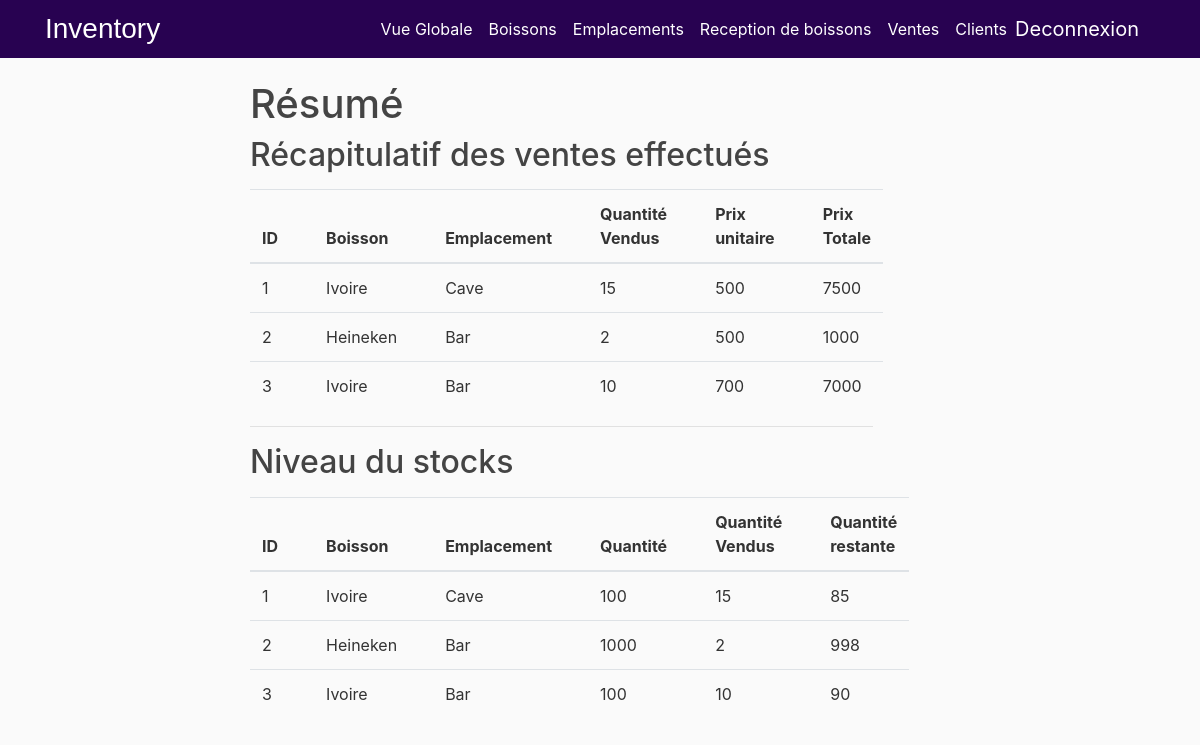
The page /Overview (signed in) on the database its author committed.
### flaskinventory/models.py (models this page shows, shortened)
class Sell(db.Model):
    db.__tablename__ = 'sell'
    id = db.Column(db.Integer, primary_key=True, nullable=False)
    qty = db.Column(db.Integer, nullable=False)
    person_id = db.Column(db.Integer, db.ForeignKey('person.id'))
    person = relationship('Person', back_populates="sells")
    stock_id = db.Column(db.Integer, db.ForeignKey('stock.id'))
    stocks = relationship('Stock', back_populates="sells")
    credit = db.Column(db.Boolean, nullable=False)
    date = db.Column(db.DateTime, default=datetime.utcnow)
    def __repr__(self):
        return f"Sell('{self.id}','{self.stocks.product.prod_name}','{self.stocks.location.loc_name}','{self.qty}')"

class Product(db.Model):
    db.__tablename__ = 'product'
    id = db.Column(db.Integer, primary_key=True)
    prod_name = db.Column(db.String(20), unique=True, nullable=False)
    stocks = relationship("Stock", back_populates="product")

class Location(db.Model):
    db.__tablename__ = 'location'
    id = db.Column(db.Integer, primary_key=True)
    loc_name = db.Column(db.String(20), unique=True, nullable=False)
    stocks = relationship("Stock", back_populates="location")

class Stock(db.Model):
    db.__tablename__ = 'stock'
    id = db.Column(db.Integer, primary_key=True)
    product_id = db.Column(db.Integer, db.ForeignKey('product.id'))
    product = relationship('Product', back_populates="stocks")
    loc_id = db.Column(db.Integer, db.ForeignKey('location.id'))
    location = relationship('Location', back_populates="stocks")
    sells = relationship('Sell', back_populates="stocks")
    price = db.Column(db.Integer, nullable=False)
    prod_qty = db.Column(db.Integer, nullable=False)
    created_at = db.Column(db.DateTime, default=datetime.utcnow)

### flaskinventory/routes.py (the view)
@app.route("/Overview")
@login_required
def overview():
    main_exist = Person.query.filter_by(name="CL_001").first()
    if not main_exist:
        main = Person(name="CL_001", phone="00000000", lastname="CL_OO1", code="CL_001")
        db.session.add(main)
        db.session.commit()
    admin_exist = User.query.filter_by(admin=True).first()
    if not admin_exist:
        password = bcrypt.generate_password_hash("ADMIN_12345@").decode('utf-8')
        admin = User(email="admin@inventory.com", authenticated=False, username="ADMIN", password=password, admin=True)
        db.session.add(admin)
        db.session.commit()
    cave_exist = Location.query.filter_by(loc_name="Cave").first()
    if not cave_exist:
        cave = Location(loc_name="Cave")
        db.session.add(cave)
        db.session.commit()
    bar_exist = Location.query.filter_by(loc_name="Bar").first()
    if not bar_exist:
        bar = Location(loc_name="Bar")
        db.session.add(bar)
        db.session.commit()
    sells = Sell.query.all()
    stocks=Stock.query.all()
    exists = bool(Sell.query.all())
    print(sells)
    if not exists:
        flash(f'Add products,locations and make transfers to view', 'info')
    return render_template('overview.html', sells=sells,stocks=stocks)

### flaskinventory/routes.py (called while the page is built)
@login_manager.user_loader
def user_loader(user_id):
    return User.query.get(user_id)

### flaskinventory/templates/overview.html (shortened to what this page needs)
<!DOCTYPE html>
<html>
  <head>
    <link rel="stylesheet" href="https://maxcdn.bootstrapcdn.com/bootstrap/4.0.0/css/bootstrap.min.css">
    <link rel="stylesheet" type="text/css" href="{{ url_for('static', filename='main.css') }}">
    <link href="//netdna.bootstrapcdn.com/bootstrap/3.0.0/css/bootstrap-glyphicons.css" rel="stylesheet">
  </head>
  <body>
    <header class="site-header">
      <nav class="navbar navbar-expand-md navbar-dark bg-steel fixed-top">
        <div class="container">
          <a class="Main" href="/Overview">Inventory</a>
          <div class="collapse navbar-collapse" id="navbarToggle">
            <div class="navbar-nav">
                {% if current_user.is_authenticated %}
                    <a class="nav-item nav-link" href="/">Vue Globale</a>
              <a class="nav-item nav-link" href="/Product">Boissons</a>
              <a class="nav-item nav-link" href="/Location">Emplacements</a>
              <a class="nav-item nav-link" href="/Reception">Reception de boissons</a>
              <a class="nav-item nav-link" href="/Sell">Ventes</a>
              <a class="nav-item nav-link" href="/Person">Clients</a>
                <a class="navbar-brand" href="{{ url_for('logout') }}">Deconnexion</a>
            {% endif %}
            </div>
          </div>
        </div>
      </nav>
</header>
<main role="main" class="container-content">
      <div class="row">
        <div class="col-md-8">
          {% block content %}
          <h1>Résumé</h1>
          <div >
            <h2 style="display: inline-block;margin-bottom:15px;"> Récapitulatif des ventes effectués</h2>
          <table class="table table-hover">
          <thead>
           <tr>
             <th>ID</th>
             <th></th>
             <th>Boisson</th>
             <th></th>
             <th>Emplacement</th>
               <th></th>
             <th>Quantité Vendus</th>
               <th></th>
             <th>Prix unitaire</th>
               <th></th>
             <th>Prix Totale</th>
           </tr>
          </thead>
          <tbody>
          {%for b in sells%}
           <tr>
             <td>{{b.id}}</td>
             <td></td>
             <td>{{b.stocks.product.prod_name}}</td>
             <td></td>
             <td>
                {{ b.stocks.location.loc_name }}
             </td>
           <td></td>
             <td>{{b.qty}}</td>
               <td></td>
             <td>{{b.stocks.price}}</td>
           <td></td>
             <td>{{b.stocks.price*b.qty}}</td>
           </tr>
          {% endfor %}
          </table>
        </div>
              <hr/>
          <div >
            <h2 style="display: inline-block;margin-bottom:15px;"> Niveau du stocks</h2>
          <table class="table table-hover">
          <thead>
           <tr>
             <th>ID</th>
             <th></th>
             <th>Boisson</th>
             <th></th>
             <th>Emplacement</th>
             <th></th>
             <th>Quantité</th>
               <th></th>
             <th>Quantité Vendus</th>
               <th></th>
             <th>Quantité restante</th>
           </tr>
          </thead>
          <tbody>
          {%for b in sells%}
           <tr>
             <td>{{b.id}}</td>
             <td></td>
             <td>{{b.stocks.product.prod_name}}</td>
             <td></td>
             <td>
                {{ b.stocks.location.loc_name }}
             </td>
             <td></td>
             <td>
                  {{ b.stocks.prod_qty }}
             </td>
           <td></td>
             <td>{{b.qty}}</td>
               <td></td>
             <td>{{b.stocks.prod_qty - b.qty}}</td>
           </tr>
          {% endfor %}
          </table>
        </div>
      </div>
          {% endblock %}
       </div>
</main>
  </head>
  </body>
</html>

### flaskinventory/static/main.css (style rules this page uses)
body { background: #fafafa; color: #333333; margin-top: 5rem; }
h1, h2, h3, h4, h5, h6 { color: #444444; }
a { color: white; }
.container-content { margin-top: 60px; margin-left: 250px; }
.Main { color: white; font-family: sans-serif; font-size: 28px; }
.bg-steel { background-color: #280251; }
.site-header .navbar-nav .nav-link { color:white ; }
html { visibility: visible; opacity: 1; }

### flaskinventory/templates/overview.html (style rules this page uses)
html { visibility: hidden;opacity:0; }

### rows shown on the page
Sell: id "1", stocks.product.prod_name "Ivoire", stocks.location.loc_name "Cave", qty "15", stocks.price "500", b.stocks.price*b.qty "7500", stocks.prod_qty "100", b.stocks.prod_qty-b.qty "85"
Sell: id "2", stocks.product.prod_name "Heineken", stocks.location.loc_name "Bar", qty "2", stocks.price "500", b.stocks.price*b.qty "1000", stocks.prod_qty "1000", b.stocks.prod_qty-b.qty "998"
Sell: id "3", stocks.product.prod_name "Ivoire", stocks.location.loc_name "Bar", qty "10", stocks.price "700", b.stocks.price*b.qty "7000", stocks.prod_qty "100", b.stocks.prod_qty-b.qty "90"
